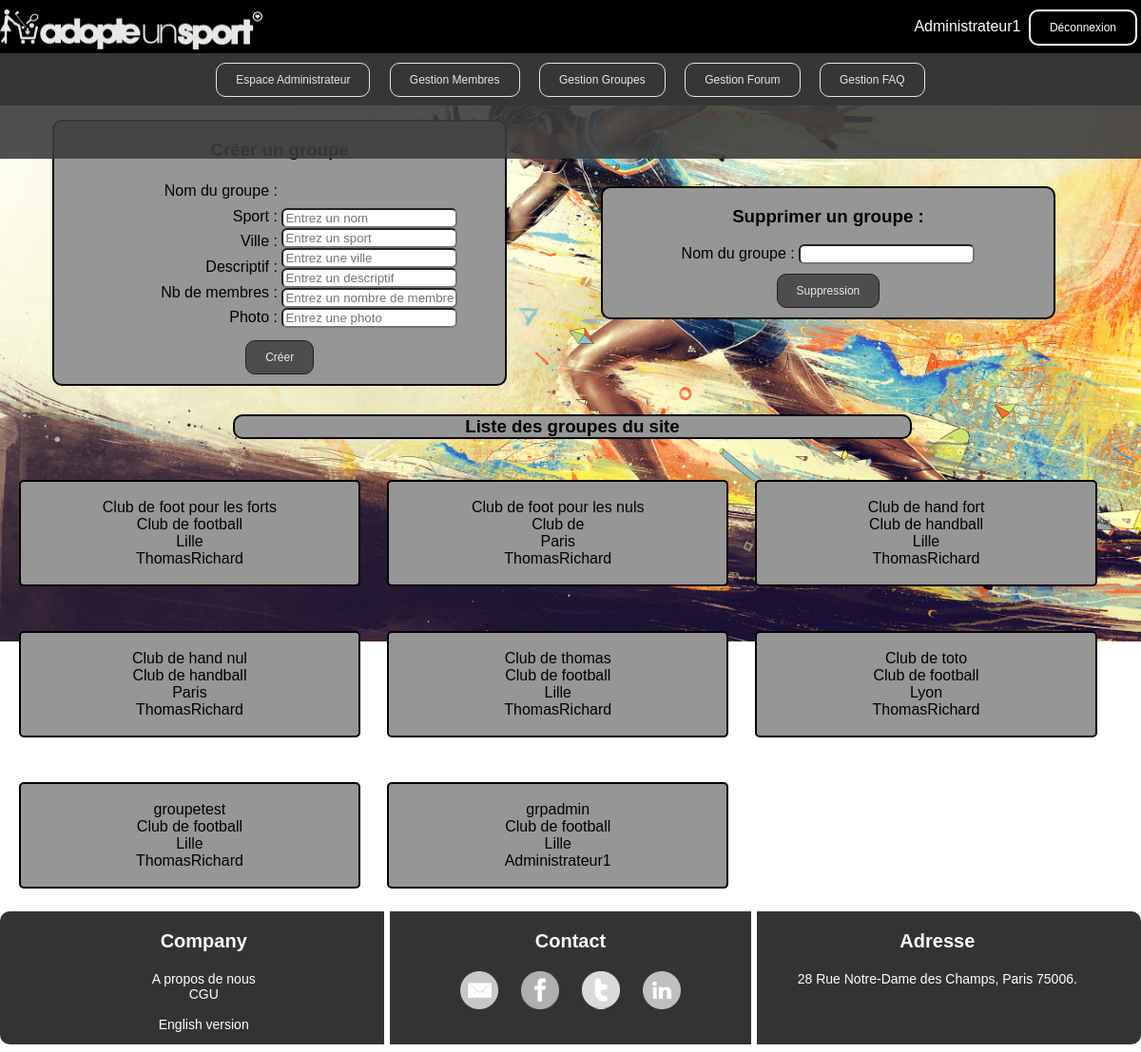
Screenshot of /gestiongroupes.php (signed in) with the database file from the repository.
### tables this page shows
CREATE TABLE IF NOT EXISTS `groupe` (
  `Id` int(11) NOT NULL AUTO_INCREMENT,
  `Titre` varchar(255) NOT NULL,
  `Descriptif` varchar(1000) NOT NULL,
  `Zone_geographique` varchar(255) NOT NULL,
  `Nb_max_personnes` int(11) NOT NULL,
  `Photo` varchar(255) NOT NULL,
  `Nom_sport` varchar(255) NOT NULL,
  `Pseudo_membre_createur` varchar(255) NOT NULL,
  `Date_creation` date NOT NULL,
  PRIMARY KEY (`Id`)
);

### gestiongroupes.php (the view, shortened to what this page needs)
<!DOCTYPE html>
<html>
	<head>
	    <link href='assets/css/styleheaderfooter.css' rel='stylesheet' type='text/css' />
    	<link href='assets/css/style.css' rel='stylesheet' type='text/css' />
	</head>
	<body>
		<header>
			<div class="container haut">
				<div class="connexion element"><img class="logosite" src="Images/adopteunsportnb.png" /></div>
				<div class="connexion droite element">
					<?php
						if (!isset($_SESSION['Pseudo'])) {
							?>
							<a href="inscription.php" class="button">Inscription</a>
							<a href="pageconnection.php" class="button">Connexion</a>
							<?php
						}
						else if (isset($_SESSION['Pseudo'])) {
							?>
							<a href="administrateur.php" class="lienpseudo"><?php echo($_SESSION['Pseudo']) ?></a>
							<a href="deconnexion.php" class="button">Déconnexion</a>
							<?php
						}
					?>
           		</div>
			</div>
			<div class="menu haut">
				<a href="administrateur.php" class="button2">Espace Administrateur</a>
				<a href="gestionmembres.php" class="button2">Gestion Membres</a>
				<a href="gestiongroupes.php" class="button2">Gestion Groupes</a>
				<a href="forumadmin.php" class="button2">Gestion Forum</a>
				<a href="faqadmin.php" class="button2">Gestion FAQ</a>
			</div>
		</header>
		<div class="gestiongroupesadmin">
					<form action="gestiongroupes.php" method="post">
						<h3>Créer un groupe</h3>
			        	<div class="partie colonnegauche">
			        		Nom du groupe :<br/>
			        		Sport :<br/>
			        		Ville :<br/>
			        		Descriptif :<br/>
			        		Nb de membres :<br/>
			        		Photo :
			        	</div>
			        	<div class="partie colonnedroite">
			        		<input type="text" name="nomgroupe" placeholder="Entrez un nom" value="<?php if (isset($_POST['nomgroupe'])) echo htmlentities(trim($_POST['nomgroupe'])); ?>"/><br />
			        		<input type="text" name="choixsport" placeholder="Entrez un sport" value="<?php if (isset($_POST['choixsport'])) echo htmlentities(trim($_POST['choixsport'])); ?>"/><br />
			        		<input type="text" name="choixville" placeholder="Entrez une ville" value="<?php if (isset($_POST['choixville'])) echo htmlentities(trim($_POST['choixville'])); ?>"/><br />
			        		<input type="text" name="descriptif" placeholder="Entrez un descriptif" value="<?php if (isset($_POST['descriptif'])) echo htmlentities(trim($_POST['descriptif'])); ?>"/><br />
			        		<input type="text" name="nbmembres" placeholder="Entrez un nombre de membres" value="<?php if (isset($_POST['nbmembres'])) echo htmlentities(trim($_POST['nbmembres'])); ?>"/><br />
			        		<input type="text" name="photo" placeholder="Entrez une photo" value="<?php if (isset($_POST['photo'])) echo htmlentities(trim($_POST['photo'])); ?>"/><br />
			        	</div>
					        <input type="submit" name="creer" value="Créer" id="creer">
			    	</form>
    			</div>
		<div class="gestiongroupesadmin">
            <h3>Supprimer un groupe :</h3>
            <form action="gestionmembres.php" method="post">
            	Nom du groupe : <input type="text" name="titre" value="<?php if (isset($_POST['titre'])) echo htmlentities(trim($_POST['titre'])); ?>"><br />
            	<input type="submit" name="suppression" value="Suppression" id="creer">
            </form>
        </div>
        <h3 class="listemembres">Liste des groupes du site</h3>
        <?php
			try
			{
			$base = new PDO('mysql:host=localhost;dbname=app_info;charset=utf8', 'root', '');
			}
			catch(Exception $e)
			{
	        	die('Erreur : '.$e->getMessage());
			}
			?>
			<?php
				$reponse = $base->query('SELECT Titre, Descriptif, Zone_geographique, Pseudo_membre_createur FROM groupe ORDER BY Titre ');
				while ($donnees = $reponse->fetch())
				{ ?>
					<div class="membrestrouves">
					<br/><?php echo $donnees['Titre'] . '<br/>';
					echo $donnees['Descriptif'] . '<br/>';
					echo $donnees['Zone_geographique'] . '<br/>';
					echo $donnees['Pseudo_membre_createur']. '<br/>'. '<br/>';
					?>
					</div>
				<?php
				}
		?>
		<footer>
			<div class="company bas">
				<h3>Company</h3>
				<a href="groupe6c.php" class="lienfootercompany">A propos de nous</a>
				<a href="cgu.php" class="lienfootercompany">CGU</a><br/>
				<a href="accueilen.php" class="lienfootercompany">English version</a>
			</div>
			<div class="espace bas">
			</div>
			<div class="contact bas">
				<h3>Contact</h3>
				<a href="mailto:tho-richard@sfr.fr" class="rsociaux mail"></a>
				<a href="https://www.facebook.com" class="rsociaux fb"></a>
				<a href="https://www.google.fr" class="rsociaux twitter"></a>
				<a href="https://www.google.fr" class="rsociaux linkedin"></a>
			</div>
			<div class="espace bas">
			</div>
			<div class="adresse bas">
				<h3>Adresse</h3>
				<p>28 Rue Notre-Dame des Champs, Paris 75006.</p>
			</div>
		</footer>
	</body>
</html>

### assets/css/styleheaderfooter.css (style rules this page uses)
.container { background-color: rgb(0,0,0); opacity: 1; border-radius: 0px; color: black; position: fixed; width:100%; height: 10%; margin-left: -8px; margin-right: -10px; margin-top: -8px; display: block; }
.menu { background-color: rgb(60,60,60); opacity: 0.9; position: fixed; margin-top: 4%; width:100%; height: 10%; margin-left: -8px; text-align: center; display: block; }
.logosite { height: 42px; width: 276px; margin-top: 10px; }
.connexion { display: inline-block; }
.droite { float: right; }
.lienpseudo { color: white; }
.button { background-color: rgb(0,0,0); border: solid white 2px; border-radius: 10px; color: white; padding: 10px 20px; text-align: center; text-decoration: none; display: inline-block; font-size: 12px; margin: 10px 4px; cursor: pointer; }
.button2 { background-color: rgb(60,60,60); border: solid white 1px; border-radius: 10px; color: white; padding: 10px 20px; text-align: center; text-decoration: none; display: inline-block; font-size: 12px; margin: 10px 8px; cursor: pointer; }
footer { position: relative; background-color: rgb(0,0,0); opacity: 0.8; color:white; text-align: center; border-radius: 10px; margin-left: -8px; margin-right: -8px; font-size: 14px; }
footer a { margin-right: 10px; margin-left: 10px; color: white; }
footer h3 { font-size: 20px; }
.bas { position: relative; display: inline-block; width: 25%; margin-left: 3%; margin-right: 3%; height: 140px; vertical-align: top; }
.espace { width: 0.5%; margin-left: 0%; margin-right: 0%; background-color: rgb(255,255,255); }
.lienfootercompany { display: block; }
.rsociaux { display: inline-block; height: 40px; width: 40px; }
.mail { background-image: url('Images/mailnb.png'); background-size: 100%; }
.fb { background-image: url('Images/fbnb1.png'); background-size: 100%; }
.twitter { background-image: url('Images/twitternb.png'); background-size: 100%; }
.linkedin { background-image: url('Images/linkedinnb.png'); background-size: 100%; }

### assets/css/style.css (style rules this page uses)
body { background-image : url('Images/course.jpeg'); background-size: 100%; background-repeat: no-repeat; background-attachment: fixed; display: block; color : black; font-family : "Verdana", cursive, sans-serif; }
a { color: black; text-decoration: none; }
input { border-radius: 6px; }
.partie { display: inline-block; width: 45%; }
.colonnegauche { text-align: right; line-height: 20pt; }
.colonnedroite { text-align: left; }
.listemembres { text-align: center; background-color: rgb(150,150,150); width: 60%; margin-left: 20%; margin-right: 20%; border: solid black 2px; border-radius: 10px; }
.gestiongroupesadmin { display: inline-block; text-align: center; background-color: rgb(150,150,150); width: 40%; margin-left: 4%; margin-right: 4%; margin-top: 10%; margin-bottom: 1%; border: solid black 2px; border-radius: 10px; vertical-align: middle; }
.membrestrouves { background-color: rgb(150,150,150); border: solid black 2px; border-radius: 5px; margin-top: 2%; margin-bottom: 2%; width: 30%; margin-left: 1%; margin-right: 1%; text-align: center; display: inline-block; }
#creer { background-color: rgb(60,60,60); border: solid black 1px; border-radius: 10px; color: white; padding: 10px 20px; text-align: center; text-decoration: none; display: inline-block; font-size: 12px; margin: 10px 8px; cursor: pointer; opacity: 0.8; }

### rows the page displays
groupe: Titre "Club de foot pour les forts", Descriptif "Club de football", Zone_geographique "Lille", Pseudo_membre_createur "ThomasRichard"
groupe: Titre "Club de foot pour les nuls", Descriptif "Club de", Zone_geographique "Paris", Pseudo_membre_createur "ThomasRichard"
groupe: Titre "Club de hand fort", Descriptif "Club de handball", Zone_geographique "Lille", Pseudo_membre_createur "ThomasRichard"
groupe: Titre "Club de hand nul", Descriptif "Club de handball", Zone_geographique "Paris", Pseudo_membre_createur "ThomasRichard"
groupe: Titre "Club de thomas", Descriptif "Club de football", Zone_geographique "Lille", Pseudo_membre_createur "ThomasRichard"
groupe: Titre "Club de toto", Descriptif "Club de football", Zone_geographique "Lyon", Pseudo_membre_createur "ThomasRichard"
groupe: Titre "groupetest", Descriptif "Club de football", Zone_geographique "Lille", Pseudo_membre_createur "ThomasRichard"
groupe: Titre "grpadmin", Descriptif "Club de football", Zone_geographique "Lille", Pseudo_membre_createur "Administrateur1"

### other values shown
$_SESSION['Pseudo'] "Administrateur1"
